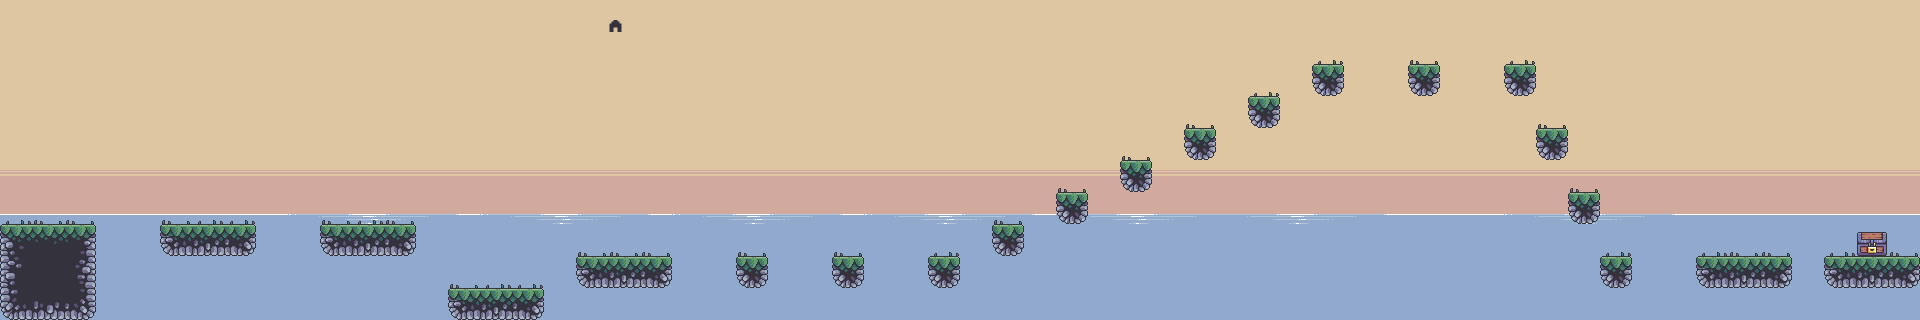

Below is a game level as drawn by its tile map, then a one-line description and the .tmx that defines it (tile-layer data replaced by summaries):
An orthogonal 60x10 tile map with 32x32 px tiles, 15 tile layers (Sky, Beach, Water, Cloud, ...), 19 tilesets.

<map version="1.8" tiledversion="1.8.2" orientation="orthogonal" renderorder="right-down" width="60" height="10" tilewidth="32" tileheight="32" infinite="0" nextlayerid="22" nextobjectid="1">
 <tileset firstgid="1" name="Terrain" tilewidth="32" tileheight="32" tilecount="85" columns="17">
  <image source="../objects/Terrain/Terrain.png" trans="ff00ff" width="544" height="160" />
 </tileset>
 <tileset firstgid="86" name="Grass" tilewidth="32" tileheight="32" tilecount="2" columns="2">
  <image source="../objects/Grass/Grass.png" trans="ff00ff" width="64" height="32" />
 </tileset>
 <tileset firstgid="88" name="Flag" tilewidth="34" tileheight="93" tilecount="1" columns="0">
  <grid orientation="orthogonal" width="1" height="1" />
  <tile id="0">
   <image width="34" height="93" source="../objects/Flag/Flag 01.png" />
  </tile>
 </tileset>
 <tileset firstgid="89" name="Gold coin" tilewidth="16" tileheight="16" tilecount="1" columns="0">
  <grid orientation="orthogonal" width="1" height="1" />
  <tile id="0">
   <image width="16" height="16" source="../objects/Gold Coin/01.png" />
  </tile>
 </tileset>
 <tileset firstgid="90" name="Silver coin" tilewidth="16" tileheight="16" tilecount="1" columns="0">
  <grid orientation="orthogonal" width="1" height="1" />
  <tile id="0">
   <image width="16" height="16" source="../objects/Silver Coin/01.png" />
  </tile>
 </tileset>
 <tileset firstgid="91" name="Front top tree" tilewidth="39" tileheight="32" tilecount="1" columns="0">
  <grid orientation="orthogonal" width="1" height="1" />
  <tile id="0">
   <image width="39" height="32" source="../objects/Front tree/Front Palm Tree Top 01.png" />
  </tile>
 </tileset>
 <tileset firstgid="92" name="Front bottom tree" tilewidth="32" tileheight="32" tilecount="6" columns="3">
  <image source="../objects/Front tree/Front Palm Bottom and Grass (32x32).png" trans="ff00ff" width="96" height="64" />
 </tileset>
 <tileset firstgid="98" name="Water" tilewidth="96" tileheight="32" tilecount="1" columns="0">
  <grid orientation="orthogonal" width="1" height="1" />
  <tile id="0">
   <image width="96" height="32" source="../objects/Water/Top/1.png" />
  </tile>
 </tileset>
 <tileset firstgid="99" name="Water-effect" tilewidth="170" tileheight="10" tilecount="1" columns="0">
  <grid orientation="orthogonal" width="1" height="1" />
  <tile id="0">
   <image width="170" height="10" source="../objects/Water/Top/Water Reflect Big 01.png" />
  </tile>
 </tileset>
 <tileset firstgid="100" name="Sky_Tile" tilewidth="32" tileheight="32" tilecount="1" columns="1">
  <image source="../objects/Background/Sky.png" trans="ff00ff" width="32" height="32" />
 </tileset>
 <tileset firstgid="101" name="Water_Tile" tilewidth="32" tileheight="32" tilecount="1" columns="1">
  <image source="../objects/Background/Water.png" trans="ff00ff" width="32" height="32" />
 </tileset>
 <tileset firstgid="102" name="Skyline" tilewidth="384" tileheight="128" tilecount="1" columns="0">
  <grid orientation="orthogonal" width="1" height="1" />
  <tile id="0">
   <image width="384" height="128" source="../objects/Background/BG Image.png" />
  </tile>
 </tileset>
 <tileset firstgid="103" name="Sword" tilewidth="20" tileheight="20" tilecount="1" columns="0">
  <grid orientation="orthogonal" width="1" height="1" />
  <tile id="0">
   <image width="20" height="20" source="../objects/Character/Sword/21-Sword Idle/Sword Idle 01.png" />
  </tile>
 </tileset>
 <tileset firstgid="104" name="Pixel" tilewidth="32" tileheight="32" tilecount="1" columns="1">
  <image source="../objects/Character/Pixel.jpg" trans="ff00ff" width="32" height="32" />
 </tileset>
 <tileset firstgid="105" name="Chest" tilewidth="32" tileheight="32" tilecount="1" columns="0">
  <grid orientation="orthogonal" width="1" height="1" />
  <tile id="0">
   <image width="32" height="32" source="../objects/Chest/Idle/1.png" />
  </tile>
 </tileset>
 <tileset firstgid="106" name="Treasure" tilewidth="64" tileheight="35" tilecount="1" columns="0">
  <grid orientation="orthogonal" width="1" height="1" />
  <tile id="0">
   <image width="64" height="35" source="../objects/Chest/Treasure/Chest Close 01.png" />
  </tile>
 </tileset>
 <tileset firstgid="107" name="Home button" tilewidth="16" tileheight="12" tilecount="1" columns="0">
  <grid orientation="orthogonal" width="1" height="1" />
  <tile id="0">
   <image width="16" height="12" source="../objects/Menu/Button/Home.png" />
  </tile>
 </tileset>
 <tileset firstgid="108" name="Cloud" tilewidth="181" tileheight="66" tilecount="8" columns="0">
  <grid orientation="orthogonal" width="1" height="1" />
  <tile id="0">
   <image width="46" height="21" source="../objects/Cloud/cloud1.png" />
  </tile>
  <tile id="1">
   <image width="147" height="54" source="../objects/Cloud/cloud2.png" />
  </tile>
  <tile id="2">
   <image width="55" height="28" source="../objects/Cloud/cloud3.png" />
  </tile>
  <tile id="3">
   <image width="161" height="54" source="../objects/Cloud/cloud4.png" />
  </tile>
  <tile id="4">
   <image width="100" height="42" source="../objects/Cloud/cloud5.png" />
  </tile>
  <tile id="5">
   <image width="79" height="41" source="../objects/Cloud/cloud6.png" />
  </tile>
  <tile id="6">
   <image width="181" height="66" source="../objects/Cloud/cloud7.png" />
  </tile>
  <tile id="7">
   <image width="79" height="41" source="../objects/Cloud/cloud8.png" />
  </tile>
 </tileset>
 <tileset firstgid="116" name="Back tree" tilewidth="64" tileheight="64" tilecount="1" columns="0">
  <grid orientation="orthogonal" width="1" height="1" />
  <tile id="0">
   <image width="64" height="64" source="../objects/Back tree/Back Palm Tree Regular 01.png" />
  </tile>
 </tileset>
 <layer id="12" name="Sky" width="60" height="10">
  <data>[600 cells, 425 non-empty, 2 distinct tile ids]</data>
 </layer>
 <layer id="11" name="Beach" width="60" height="10">
  <data>[600 cells, 180 non-empty, 1 distinct tile ids]</data>
 </layer>
 <layer id="10" name="Water" width="60" height="10">
  <data>[600 cells, 7 non-empty, 1 distinct tile ids]</data>
 </layer>
 <layer id="19" name="Cloud" width="60" height="10">
  <data>[600 cells, 0 non-empty, 0 distinct tile ids]</data>
 </layer>
 <layer id="9" name="Back tree" width="60" height="10">
  <data>[600 cells, 0 non-empty, 0 distinct tile ids]</data>
 </layer>
 <layer id="8" name="Terrain" width="60" height="10">
  <data>[600 cells, 41 non-empty, 13 distinct tile ids]</data>
 </layer>
 <layer id="7" name="Grass" width="60" height="10">
  <data>[600 cells, 35 non-empty, 2 distinct tile ids]</data>
 </layer>
 <layer id="6" name="Flag" width="60" height="10">
  <data>[600 cells, 0 non-empty, 0 distinct tile ids]</data>
 </layer>
 <layer id="5" name="Coin" width="60" height="10">
  <data>[600 cells, 0 non-empty, 0 distinct tile ids]</data>
 </layer>
 <layer id="4" name="Sword" width="60" height="10">
  <data>[600 cells, 0 non-empty, 0 distinct tile ids]</data>
 </layer>
 <layer id="16" name="Chest" width="60" height="10">
  <data>[600 cells, 1 non-empty, 1 distinct tile ids]</data>
 </layer>
 <layer id="3" name="Front tree top" width="60" height="10">
  <data>[600 cells, 0 non-empty, 0 distinct tile ids]</data>
 </layer>
 <layer id="2" name="Front tree bottom" width="60" height="10">
  <data>[600 cells, 0 non-empty, 0 distinct tile ids]</data>
 </layer>
 <layer id="1" name="Pixel" width="60" height="10">
  <data>[600 cells, 0 non-empty, 0 distinct tile ids]</data>
 </layer>
 <layer id="17" name="Button" width="60" height="10">
  <data>[600 cells, 1 non-empty, 1 distinct tile ids]</data>
 </layer>
</map>
